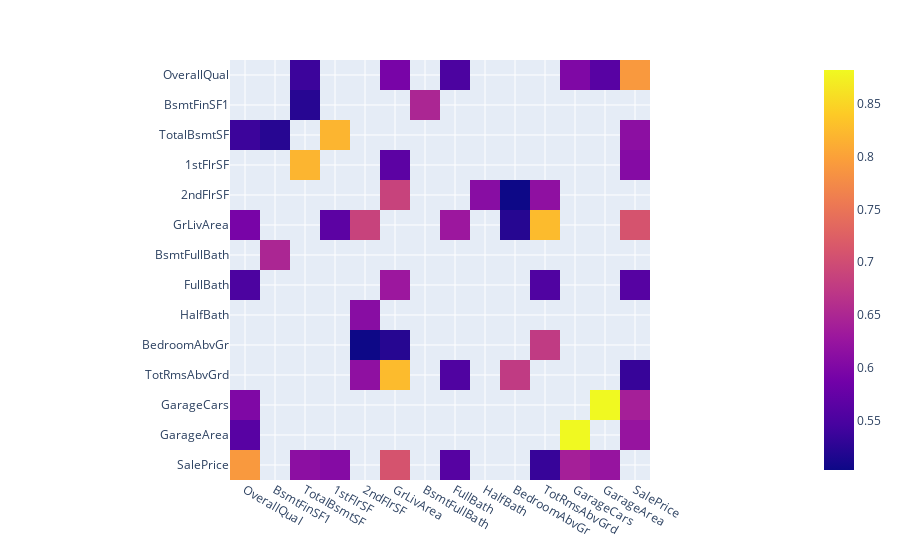

Source (notebook cell):
### Markdown cell above
### Numeric Variables Correlation Matrix

### Code cell
num_corr_matrix = num_cols.corr()[(num_cols.corr() > np.abs(0.5)) & (num_cols.corr() < 1)
                         ].dropna(how='all').dropna(axis=1, how='all')

px.imshow(img=num_corr_matrix, x=num_corr_matrix.index, y=num_corr_matrix.columns)

### Figure 1 — Plotly figure (JSON) as saved in the notebook; plotly's stock layout.template omitted (floating-point values rounded to 4 significant figures; data arrays with more than 128 entries replaced by an {"elided": "..."} marker saying what was removed)
{"data": [{"coloraxis": "coloraxis", "hovertemplate": "x: %{x}<br>y: %{y}<br>color: %{z}<extra></extra>", "type": "heatmap", "x": ["OverallQual", "BsmtFinSF1", "TotalBsmtSF", "1stFlrSF", "2ndFlrSF", "GrLivArea", "BsmtFullBath", "FullBath", "HalfBath", "BedroomAbvGr", "TotRmsAbvGrd", "GarageCars", "GarageArea", "SalePrice"], "y": ["OverallQual", "BsmtFinSF1", "TotalBsmtSF", "1stFlrSF", "2ndFlrSF", "GrLivArea", "BsmtFullBath", "FullBath", "HalfBath", "BedroomAbvGr", "TotRmsAbvGrd", "GarageCars", "GarageArea", "SalePrice"], "z": {"elided": "14x14 float values"}}], "layout": {"coloraxis": {"colorscale": [[0, "#0d0887"], [0.1111, "#46039f"], [0.2222, "#7201a8"], [0.3333, "#9c179e"], [0.4444, "#bd3786"], [0.5556, "#d8576b"], [0.6667, "#ed7953"], [0.7778, "#fb9f3a"], [0.8889, "#fdca26"], [1, "#f0f921"]]}, "margin": {"t": 60}, "xaxis": {"constrain": "domain", "scaleanchor": "y"}, "yaxis": {"autorange": "reversed", "constrain": "domain"}}}
